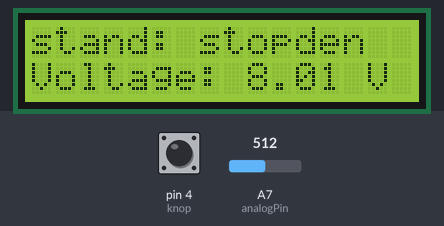
Recording of a sketch running on a simulated Arduino Nano, built with avr-gcc and run on an emulated ATmega328P. On the bench: 16×2 character LCD. Inputs (shaded band) come from the test bench; at power-on: pin 4 (knop) HIGH, A7 (analogPin) = 512. No radio packets arrive unless stated; what the sketch prints to the serial monitor is not drawn.

Above: at 1.7 s.
1.8 s: pin 4 (knop) pulled LOW for 0.7 s
At 3.9 s:
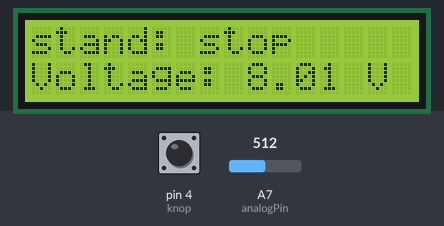
4.5 s: A7 (analogPin) set to 716
At 6.0 s:
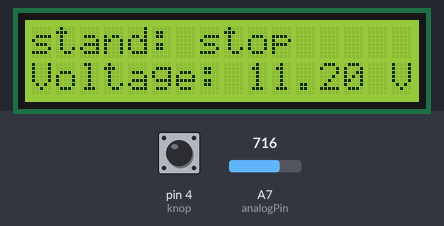
6.3 s: pin 4 (knop) pulled LOW for 1 s
At 7.5 s:
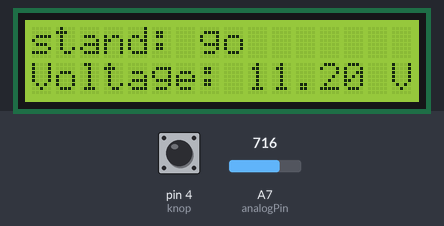
9.2 s: A7 (analogPin) set to 900
At 10.3 s:
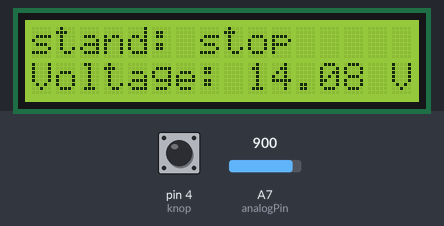
11.0 s: A7 (analogPin) set to 1023
At 11.5 s:
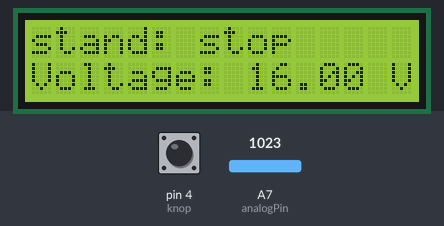
Timing chart, 0 to 13.7 s (numbered marks = the images above; inputs shaded):
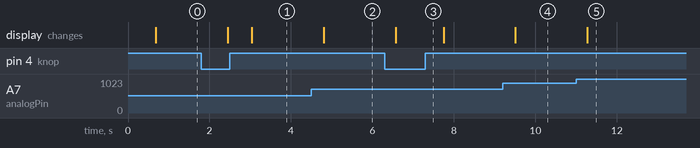

Measured:
- after the input at 1.8 s, the display: first changes after 0.65 s (image 1 shows a later state)
- after the input at 4.5 s, the display: changes after 0.30 s (image 2)
- after the input at 6.3 s, the display: changes after 0.27 s (image 3)
- after the input at 9.2 s, the display: changes after 0.31 s (image 4)
- after the input at 11.0 s, the display: changes after 0.28 s (image 5)

The sketch:

LCD_knop_spanning.ino
```cpp
#include <Wire.h>
#include <LiquidCrystal_I2C.h>

#include <SPI.h>
#include <LoRa.h>

const int analogPin = A7; // De analoge pin waar de spanningsdeler is aangesloten
const float Vcc = 5.0; // Referentiespanning van de Arduino (5V)
const float R1 = 10000.0; // Weerstand R1 in ohm (10kΩ)
const float R2 = 22000.0; // Weerstand R2 in ohm (22kΩ)

// Initialiseer het LCD-scherm met het I2C-adres 0x27
LiquidCrystal_I2C lcd(0x27, 16, 2);

// Lora gedeelte
#define ss 10   // RFM95 NSS
#define rst 9   // RFM95 RFM_RST
#define dio0 2  // RFM95 DIO5
#define knop 4 //switch

void setup() {
  // Start de seriële communicatie
  Serial.begin(9600);
  while (!Serial);
  Serial.println("LoRa Sender");

  LoRa.setPins(ss, rst, dio0);
    while (!LoRa.begin(866E6)) {
    Serial.print(".");
    delay(500);
  }
  LoRa.setSyncWord(0xF3);
  Serial.println("LoRa Initializing OK!");

  pinMode(knop, INPUT_PULLUP);

  // Initialiseer het LCD-scherm
  lcd.init();
  lcd.backlight();
  lcd.setCursor(0, 0);
  lcd.print("LoRa verbonden");
  lcd.setCursor(0, 1);
  lcd.print("");
  delay(500);
}

void SpanningMeter(){
  // Lees de analoge waarde van de spanningsdeler
  int analogValue = analogRead(analogPin);
  // Bereken de spanning op de analoge pin (0-5V)
  float voltage = analogValue * (Vcc / 1023.0);
  // Bereken de oorspronkelijke spanning (voor de spanningsdeler)
  float actualVoltage = voltage * ((R1 + R2) / R1);
    // Print de gemeten spanning naar het LCD-scherm
  lcd.setCursor(0, 1);
  lcd.print("Voltage: ");
  lcd.print(actualVoltage);
  lcd.print(" V ");


}

void loop() {

    if (digitalRead(knop) == 1){
    Serial.println("stopt jong");
    LoRa.beginPacket();
    LoRa.print("stop");
    LoRa.endPacket();
    lcd.setCursor(0, 0);
    lcd.print("stand: stop");
    SpanningMeter();

  }
  else {
    Serial.println("goat jong");
    LoRa.beginPacket();
    LoRa.print("go");
    LoRa.endPacket();
    lcd.setCursor(0, 0);
    lcd.print("stand: go       ");
    SpanningMeter();
  }
  delay(500);


}
```
